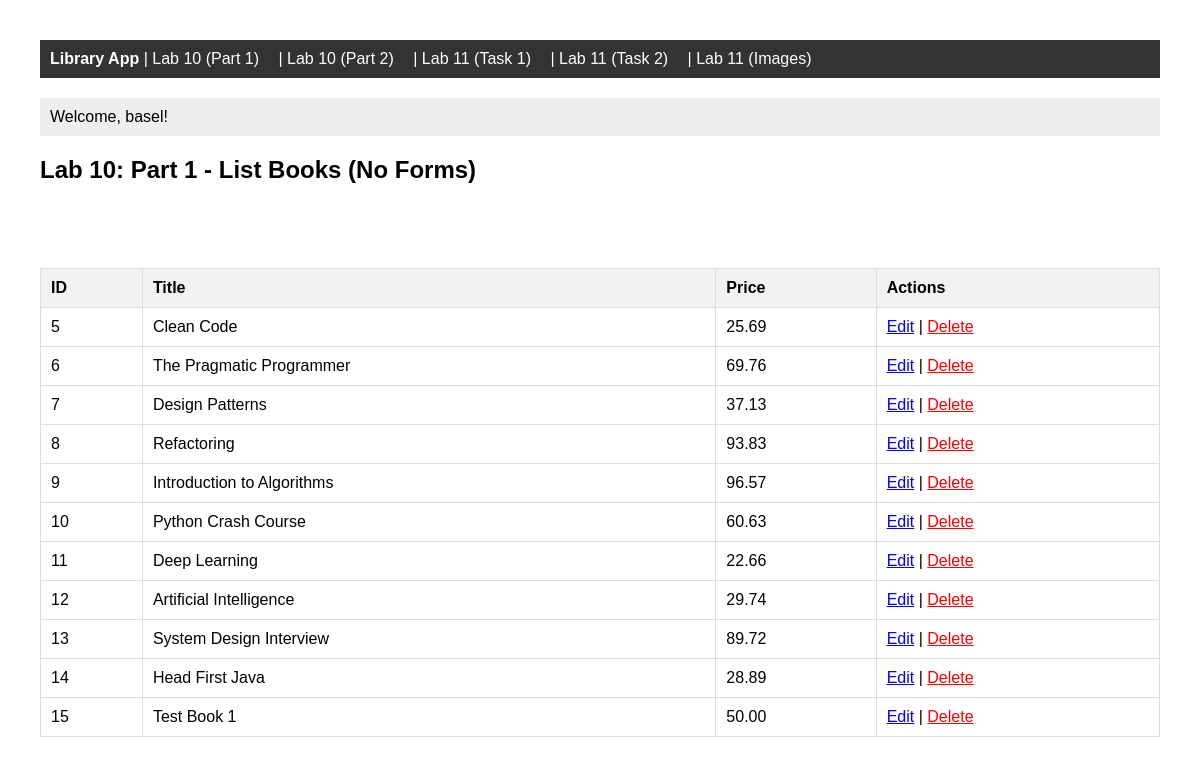
/books/lab10/part1/listbooks/ (signed in), run on the app's committed database.
### apps/bookmodule/models.py (models this page shows, shortened)
class Book(models.Model):
    title = models.CharField(max_length=200)
    author = models.CharField(max_length=100)
    year = models.IntegerField(null=True)
    price = models.DecimalField(max_digits=6, decimal_places=2)
    edition = models.IntegerField(default=1)
    quantity = models.IntegerField(default=1)
    pubdate = models.DateTimeField(null=True)
    rating = models.SmallIntegerField(default=1)
    publisher = models.ForeignKey(
        Publisher,
        null=True,
        on_delete=models.SET_NULL,
        related_name='books'
    )
    authors = models.ManyToManyField(Author, blank=True)

### apps/bookmodule/views.py (the view)
# urls.py: path('lab10/part1/listbooks/', views.list_books_no_form, name='list_books_no_form'),
def list_books_no_form(request):
    books = Book.objects.all()
    context = {'books': books, 'task_title': 'Lab 10: Part 1 - List Books (No Forms)'}
    return render(request, 'bookmodule/lab10_book_list_no_form.html', context)

### apps/templates/bookmodule/lab10_book_list_no_form.html
{% extends "bookmodule/lab10_master.html" %}
{% block content %}
    <h2>{{ task_title }}</h2>
    <div style="margin-bottom: 20px;">
        <a href="{% url 'add_book_no_form' %}" class="btn btn-success">Add New Book (No Form)</a>
    </div>
    {% if books %}
        <table border="1" cellpadding="10" style="width: 100%; border-collapse: collapse;">
            <thead>
                <tr style="background-color: #f2f2f2;">
                    <th>ID</th>
                    <th>Title</th>
                    <th>Price</th>
                    <th>Actions</th>
                </tr>
            </thead>
            <tbody>
                {% for book in books %}
                    <tr>
                        <td>{{ book.id }}</td>
                        <td>{{ book.title }}</td>
                        <td>{{ book.price }}</td>
                        <td>
                            <a href="{% url 'edit_book_no_form' book.pk %}" style="color: blue;">Edit</a> |
                            <a href="{% url 'delete_book_no_form' book.pk %}" style="color: red;">Delete</a>
                        </td>
                    </tr>
                {% endfor %}
            </tbody>
        </table>
    {% else %}
        <p>No books found.</p>
    {% endif %}
{% endblock %}

### apps/templates/bookmodule/lab10_master.html (shortened to what this page needs)
<!DOCTYPE html>
<html>
<head>
</head>
<body>
    <div class="navbar">
        <strong>Library App</strong> |
        <a href="{% url 'list_books_no_form' %}">Lab 10 (Part 1)</a> |
        <a href="{% url 'list_books_with_form' %}">Lab 10 (Part 2)</a> |
        <a href="{% url 'list_students' %}">Lab 11 (Task 1)</a> |
        <a href="{% url 'list_students2' %}">Lab 11 (Task 2)</a> |
        <a href="{% url 'list_images' %}">Lab 11 (Images)</a>
    </div>
    <div style="background: #eee; padding: 10px; margin-bottom: 20px;">
        {% if user.is_authenticated %}
            <span>Welcome, {{ user.username }}!</span>
            {% else %}
             <span>Guest</span>
        {% endif %}
    </div>
    {% block content %}{% endblock content %}
    </body>
</html>

### apps/templates/bookmodule/lab10_master.html (style rules this page uses)
body { font-family: Arial, sans-serif; margin: 20px; padding: 20px; }
table { width: 100%; border-collapse: collapse; margin-top: 15px; }
th, td { border: 1px solid #ddd; padding: 10px; text-align: left; }
th { background-color: #f2f2f2; }
.btn { padding: 8px 12px; text-decoration: none; color: white; border-radius: 4px; display: inline-block; margin: 5px 0; }
.navbar { background: #333; padding: 10px; color: white; margin-bottom: 20px; }
.navbar a { color: white; text-decoration: none; margin-right: 15px; }

### data on the page
Book: id "5", title "Clean Code", price "25.69"
Book: id "6", title "The Pragmatic Programmer", price "69.76"
Book: id "7", title "Design Patterns", price "37.13"
Book: id "8", title "Refactoring", price "93.83"
Book: id "9", title "Introduction to Algorithms", price "96.57"
Book: id "10", title "Python Crash Course", price "60.63"
Book: id "11", title "Deep Learning", price "22.66"
Book: id "12", title "Artificial Intelligence", price "29.74"
Book: id "13", title "System Design Interview", price "89.72"
Book: id "14", title "Head First Java", price "28.89"
Book: id "15", title "Test Book 1", price "50.00"

### other printed values
{{ user.username }} "basel"
{{ task_title }} "Lab 10: Part 1 - List Books (No Forms)"
